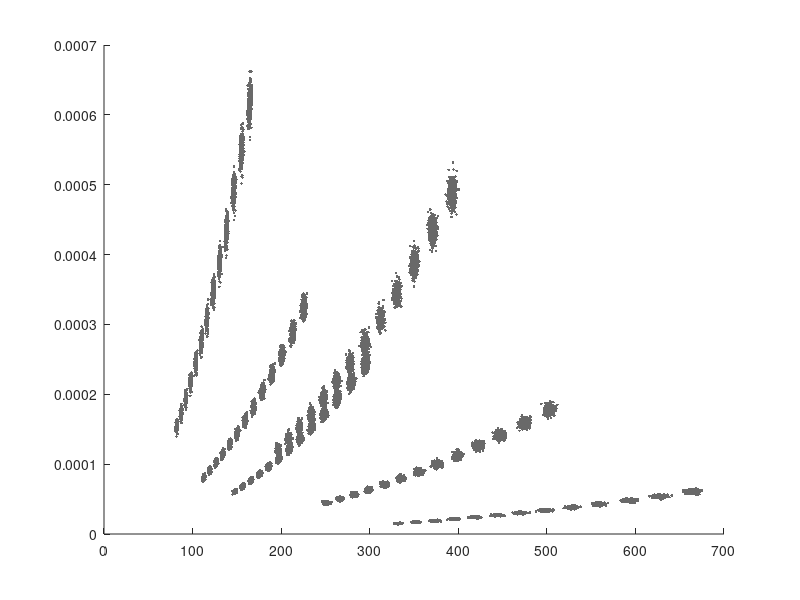

Here is the MATLAB script that generated this plot: (Note: this script raises an error after producing the figure.)
clear all;
%close all;
for iiii=1:500
%% Initialise parameters
%%%%%%%%%%%%%%%%%%%%%%%%%%%%%%%%%%%%%%%%%%%%%%%%%%%%%%%%%%%
%% Pluck position and displacement
P = 1 / 3; 	
force = .05;

L0 = 0.6411 + [1 2 9 4 5 2]'* 1e-3; % distance from nut to bridge

numStrings = 6;
strNdx = (1:numStrings)';
numFrets = 12;
fretNdx = (0:numFrets)';
    
%Material properties
Esteel = 2.27e11; % Young's modulus for steel
G = 79.3e9; % known shear modulus steel

rhoCore = 7950; %[kg/m^3]
rhoWrapping = 6000; %[kg/m^3]

dFull = [.010; .013; .0172; .026; .036; .046] * 0.0254; %full diameter for the  strings
dCore = [.010; .013; .0172; .0146; .016; .018] * 0.0254; %core diameter without wrapping

T0 = [16.5; 16; 17.5; 18.5; 20; 17;]*4.45;

%%%%%%%%%%%%%%%%%%%%%%%%%%%%%%%%%%%%%%%%%%%%%%%%%%%%%%%%%
% Add noise to length
L0 = L0.*2.^(-fretNdx'/12);
L0=L0+randn(size(L0)).*L0*0.005;

% Add noise to T0
T0=T0+randn(size(T0)).*T0*0.005;

% Add noise to dCore
dCore=dCore+randn(size(dCore)).*dCore*0.005;

% Add noise to dWrapping
dWrapping = (dFull - dCore) / 2; %diameter of wrapping wire
dWrapping=dWrapping+randn(size(dWrapping)).*dWrapping*0.005;

% Add noise to plucking force
force=force+randn(size(force)).*force*.005;




%%%%%%%%%%%%%%%%%%%%%
% calculate B and f0

ACore = (pi*(dCore/2).^2);% (pi * dCore.^2) / 4; %Crosssection core [m^2]

% Mass-per-unit length
mu = ACore .* rhoCore + rhoWrapping * ((2 * dWrapping + dCore).^2 - dCore.^2) * (pi / 4);

% Calculating deltaL from material properties
D = dCore + dWrapping;
TcOverTw = (8 * ACore .* D.^3 .* Esteel) ./ (G * dWrapping.^5);
Tc = T0 ./ ((1 ./ TcOverTw) + 1);
Tw = T0 ./ (TcOverTw + 1);
deltaL = (L0 .* Tc) ./ (ACore * Esteel + Tc);

%calculate effective Young's modulus for all strings
E = (Tc ./ ACore) ./ (deltaL ./ (L0 - deltaL));
Eeff = (T0 ./ ACore) ./ (deltaL ./ (L0 - deltaL));

% Transverse Displacement [Abbot, Strings in the 16th and 17th Centuries, 1974, Appendix 3]
deltaP = ((L0 * P .* force .* (1-P)) ./ T0).^2; 

% Length extension
deltaDeltaL = sqrt((P .* L0).^2 + deltaP.^2) + sqrt(((1 - P).*L0).^2 + deltaP.^2) - L0;

% Displacement as if plucked in the middle (retaining the length extension)
deltaHalf = sqrt((deltaDeltaL.^2 + deltaDeltaL .* L0 * 2) / 4);

% Calculate inharmonicity factor
K = (pi^3 * Eeff .* dCore.^2) ./ (16 * T0 .* L0.^2);

%K = -(pi^3 * Eeff .* dCore.^2) ./ (16 * T0 .* L0.^1);

% B is a sum of intrinsic and pluck deflection
BIntrinsic(:,:,iiii) = (K ./ 4) .* dCore.^2;
BPluck(:,:,iiii) = ((K * 3) ./ 8) .* deltaHalf.^2;

f0(:,:,iiii) = sqrt(T0./mu)./L0/2;

end
BMixed = BIntrinsic + BPluck;
BSimulations = BMixed;
pitchSimulations = f0;

w0 = f0;

%load ~/repositories/guitar_string_finger_and_pluck_estimation/util/inharmonicity/mats/BMean_Firebrand_40ms_wo.mat
load measurements.mat; %./mats/BMean_Firebrand_40ms_weightingSquared.mat
mf=mean(f0TableFirebrand,3); mb =mean(BTableFirebrand,3);

%
% 
% figure; hold on;   
% plot(mf(:),mb(:),'b*');        
% clear mu;
% mu1 = mean(pitchSimulations ,3);      ;  
% mu2 = mean(BSimulations,3);
% plot(mu1(:), mu2(:),'ko')  
% ylabel('B [m^{-2}]'); xlabel('pitch [Hz]');
% legend('$\widehat{\mu}_k$','Simulated ${\mu}_k$');
% title('Every \mu_k is computed from 10 observations');
% %%
% figure; plot((f0Table(:)),(BTable(:)),'k.'); grid minor; title('Estimates on Electric');
% hold on; plot(mf(:),mb(:),'b*')
% hold on; plot(median(f0Table,3),median(BTable,3),'r*');
% ylabel('B [m^{-2}]'); xlabel('pitch [Hz]');
% legend('\{$\widehat{\omega}_0$, $\widehat{B}$\}','$\mu_k$ (mean)','median');

%
% figure(20);  hold on;
% plot(w0(:),BMixed(:),'g.')
% xlabel('Simulation of pitch [Hz]')
% ylabel('Simulation of B ')
% title('Monte Carlo simulations')
% grid minor
%
figure(21); clf

scatter1 = scatter(w0(:),BMixed(:),'filled','.','linewidth',.1,'MarkerFaceColor',[0.43 0.43 0.43],'MarkerEdgeColor',[0.41 0.41 0.41]); 
% Set property MarkerFaceAlpha and MarkerEdgeAlpha to <1.0
scatter1.MarkerFaceAlpha = .5;
scatter1.MarkerEdgeAlpha = .5;
hold on ; scatter((f0TableFirebrand(:)),(BTableFirebrand(:)),'.','MarkerFaceColor',[.9 .69 .0 ],'MarkerEdgeColor',[0.91 0.61 0.01]);

grid minor
ylabel('B [\cdot]'); xlabel('\omega_0 [Hz]');
legend('simulated','measured');
xlim([80 680]); ylim([1e-5 6.4e-4]);
%%
%figure(1); plot( squeeze(w0(1,:,:)),squeeze(BMixed(1,:,:)),'k.',squeeze(w0(2,:,:)),squeeze(BMixed(2,:,:)),'k.' ); grid minor; xlabel('Simulation of pitch [Hz]'); ylabel('Simulation of B '); title('Monte Carlo simulation')
%figure(2); plot( squeeze(w0(3,:,:)),squeeze(BMixed(3,:,:)),'k.',squeeze(w0(4,:,:)),squeeze(BMixed(4,:,:)),'k.' ); grid minor; xlabel('Simulation of pitch [Hz]'); ylabel('Simulation of B '); title('Monte Carlo simulation')
%figure(3); plot( squeeze(w0(5,:,:)),squeeze(BMixed(5,:,:)),'k.',squeeze(w0(6,:,:)),squeeze(BMixed(6,:,:)),'k.' ); grid minor; xlabel('Simulation of pitch [Hz]'); ylabel('Simulation of B '); title('Monte Carlo simulation')

